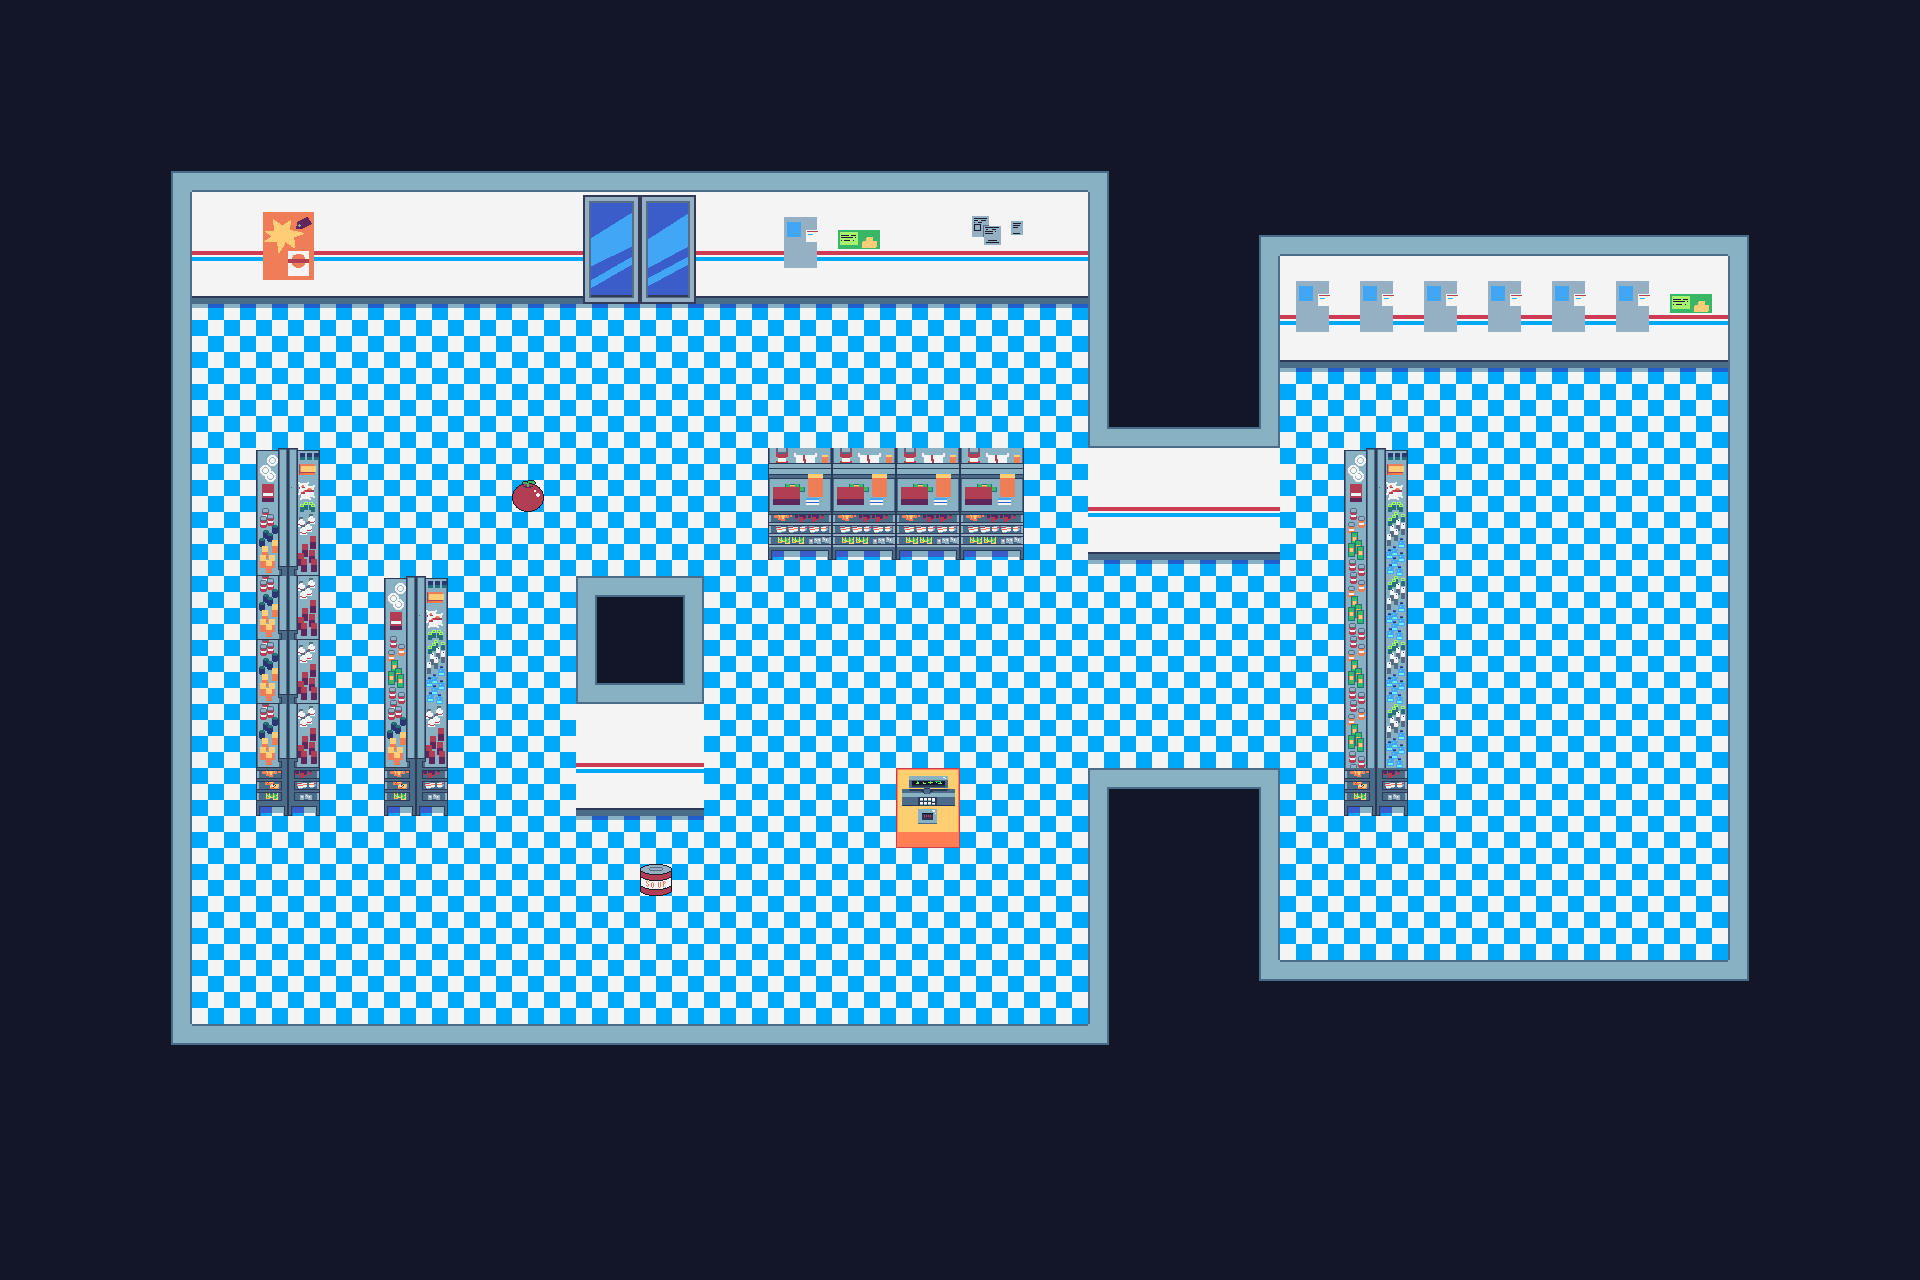

Below is a game level as drawn by its tile map, then a one-line description and the .tmx file that defines it, in full:
An orthogonal 30x20 tile map with 64x64 px tiles, 2 tile layers (Floor, Mock Items), 2 tilesets and 19 objects (Exit, Player).

<map version="1.2" tiledversion="1.3.4" orientation="orthogonal" renderorder="right-down" width="30" height="20" tilewidth="64" tileheight="64" infinite="0" nextlayerid="7" nextobjectid="27">
 <tileset firstgid="1" name="tileset" tilewidth="64" tileheight="64" tilecount="42" columns="7">
  <image source="../tilesv3.png" width="448" height="384" />
 </tileset>
 <tileset firstgid="43" name="items_set" tilewidth="32" tileheight="32" tilecount="16" columns="4">
  <image source="../items_set.png" width="128" height="128" />
 </tileset>
 <layer id="1" name="Floor" width="30" height="20">
  <data encoding="csv">
23,23,23,23,23,23,23,23,23,23,23,23,23,23,23,23,23,23,23,23,23,23,23,23,23,23,23,23,23,23,
23,23,23,23,23,23,23,23,23,23,23,23,23,23,23,23,23,23,23,23,23,23,23,23,23,23,23,23,23,23,
23,23,1,30,30,30,30,30,30,30,30,30,30,30,30,30,30,2,23,23,23,23,23,23,23,23,23,23,23,23,
23,23,24,18,34,18,18,18,18,6,7,18,20,21,18,35,18,22,23,1,30,30,30,30,30,30,30,2,23,23,
23,23,24,25,41,25,25,25,25,13,14,25,27,28,25,42,25,22,23,24,20,20,20,20,20,20,21,22,23,23,
23,23,24,32,32,32,32,32,32,32,32,32,32,32,32,32,32,22,23,24,27,27,27,27,27,27,28,22,23,23,
23,23,24,32,32,32,32,32,32,32,32,32,32,32,32,32,32,29,30,31,32,32,32,32,32,32,32,22,23,23,
23,23,24,32,12,32,32,32,32,32,32,32,3,3,3,3,32,18,18,18,32,12,32,32,32,32,32,22,23,23,
23,23,24,32,26,32,32,32,32,32,32,32,10,10,10,10,32,25,25,25,32,19,32,32,32,32,32,22,23,23,
23,23,24,32,26,32,12,32,32,15,17,32,32,32,32,32,32,32,32,32,32,19,32,32,32,32,32,22,23,23,
23,23,24,32,26,32,19,32,32,29,31,32,32,32,32,32,32,32,32,32,32,19,32,32,32,32,32,22,23,23,
23,23,24,32,26,32,26,32,32,18,18,32,32,32,32,32,32,32,32,32,32,19,32,32,32,32,32,22,23,23,
23,23,24,32,33,32,33,32,32,25,25,32,32,32,4,32,32,15,16,17,32,33,32,32,32,32,32,22,23,23,
23,23,24,32,32,32,32,32,32,32,32,32,32,32,11,32,32,22,23,24,32,32,32,32,32,32,32,22,23,23,
23,23,24,32,32,32,32,32,32,32,32,32,32,32,32,32,32,22,23,24,32,32,32,32,32,32,32,22,23,23,
23,23,24,32,32,32,32,32,32,32,32,32,32,32,32,32,32,22,23,8,16,16,16,16,16,16,16,9,23,23,
23,23,8,16,16,16,16,16,16,16,16,16,16,16,16,16,16,9,23,23,23,23,23,23,23,23,23,23,23,23,
23,23,23,23,23,23,23,23,23,23,23,23,23,23,23,23,23,23,23,23,23,23,23,23,23,23,23,23,23,23,
23,23,23,23,23,23,23,23,23,23,23,23,23,23,23,23,23,23,23,23,23,23,23,23,23,23,23,23,23,23,
23,23,23,23,23,23,23,23,23,23,23,23,23,23,23,23,23,23,23,23,23,23,23,23,23,23,23,23,23,23
</data>
 </layer>
 <objectgroup color="#55ff00" id="2" name="Items">
  <object id="17" x="848" y="604.333" width="32" height="32">
   <properties>
    <property name="filename" value="toilet.png" />
   </properties>
  </object>
  <object id="18" x="663.333" y="476.667" width="32" height="32">
   <properties>
    <property name="filename" value="carrot.png" />
   </properties>
  </object>
 </objectgroup>
 <objectgroup color="#000000" id="6" name="Walls">
  <object id="1" x="128" y="128" width="1024" height="127" />
  <object id="3" x="128" y="1024" width="1024" height="64" />
  <object id="4" x="128" y="255" width="64" height="769" />
  <object id="5" x="576" y="576" width="128" height="194" />
  <object id="6" x="256" y="448" width="64" height="320" />
  <object id="7" x="384" y="576" width="64" height="192" />
  <object id="8" x="768" y="448" width="256" height="64" />
  <object id="20" x="1088" y="323" width="192" height="186.333" />
  <object id="21" x="1089" y="197" width="639" height="124" />
  <object id="22" x="1728" y="192" width="64" height="768" />
  <object id="23" x="1280" y="960" width="512" height="64" />
  <object id="24" x="1088" y="768" width="192" height="256" />
  <object id="26" x="1344" y="448" width="64" height="320" />
 </objectgroup>
 <objectgroup color="#aa0000" id="3" name="Enemies">
  <object id="12" x="512" y="896" width="64" height="64">
   <properties>
    <property name="type" value="normal" />
   </properties>
  </object>
  <object id="16" x="767" y="702" width="64" height="64">
   <properties>
    <property name="type" value="big" />
   </properties>
  </object>
 </objectgroup>
 <objectgroup color="#aa00ff" id="4" name="Other">
  <object id="9" name="Exit" x="896" y="768" width="64" height="64" />
  <object id="10" name="Player" x="576" y="320" width="64" height="64" />
 </objectgroup>
 <layer id="5" name="Mock Items" width="30" height="20">
  <data encoding="csv">
0,0,0,0,0,0,0,0,0,0,0,0,0,0,0,0,0,0,0,0,0,0,0,0,0,0,0,0,0,0,
0,0,0,0,0,0,0,0,0,0,0,0,0,0,0,0,0,0,0,0,0,0,0,0,0,0,0,0,0,0,
0,0,0,0,0,0,0,0,0,0,0,0,0,0,0,0,0,0,0,0,0,0,0,0,0,0,0,0,0,0,
0,0,0,0,0,0,0,0,0,0,0,0,0,0,0,0,0,0,0,0,0,0,0,0,0,0,0,0,0,0,
0,0,0,0,0,0,0,0,0,0,0,0,0,0,0,0,0,0,0,0,0,0,0,0,0,0,0,0,0,0,
0,0,0,0,0,0,0,0,0,0,0,0,0,0,0,0,0,0,0,0,0,0,0,0,0,0,0,0,0,0,
0,0,0,0,0,0,0,0,0,0,0,0,0,0,0,0,0,0,0,0,0,0,0,0,0,0,0,0,0,0,
0,0,0,0,0,0,0,0,43,0,0,0,0,0,0,0,0,0,0,0,0,0,0,0,0,0,0,0,0,0,
0,0,0,0,0,0,0,0,0,0,0,0,0,0,0,0,0,0,0,0,0,0,0,0,0,0,0,0,0,0,
0,0,0,0,0,0,0,0,0,0,0,0,0,0,0,0,0,0,0,0,0,0,0,0,0,0,0,0,0,0,
0,0,0,0,0,0,0,0,0,0,0,0,0,0,0,0,0,0,0,0,0,0,0,0,0,0,0,0,0,0,
0,0,0,0,0,0,0,0,0,0,0,0,0,0,0,0,0,0,0,0,0,0,0,0,0,0,0,0,0,0,
0,0,0,0,0,0,0,0,0,0,0,0,0,0,0,0,0,0,0,0,0,0,0,0,0,0,0,0,0,0,
0,0,0,0,0,0,0,0,0,0,50,0,0,0,0,0,0,0,0,0,0,0,0,0,0,0,0,0,0,0,
0,0,0,0,0,0,0,0,0,0,0,0,0,0,0,0,0,0,0,0,0,0,0,0,0,0,0,0,0,0,
0,0,0,0,0,0,0,0,0,0,0,0,0,0,0,0,0,0,0,0,0,0,0,0,0,0,0,0,0,0,
0,0,0,0,0,0,0,0,0,0,0,0,0,0,0,0,0,0,0,0,0,0,0,0,0,0,0,0,0,0,
0,0,0,0,0,0,0,0,0,0,0,0,0,0,0,0,0,0,0,0,0,0,0,0,0,0,0,0,0,0,
0,0,0,0,0,0,0,0,0,0,0,0,0,0,0,0,0,0,0,0,0,0,0,0,0,0,0,0,0,0,
0,0,0,0,0,0,0,0,0,0,0,0,0,0,0,0,0,0,0,0,0,0,0,0,0,0,0,0,0,0
</data>
 </layer>
</map>
